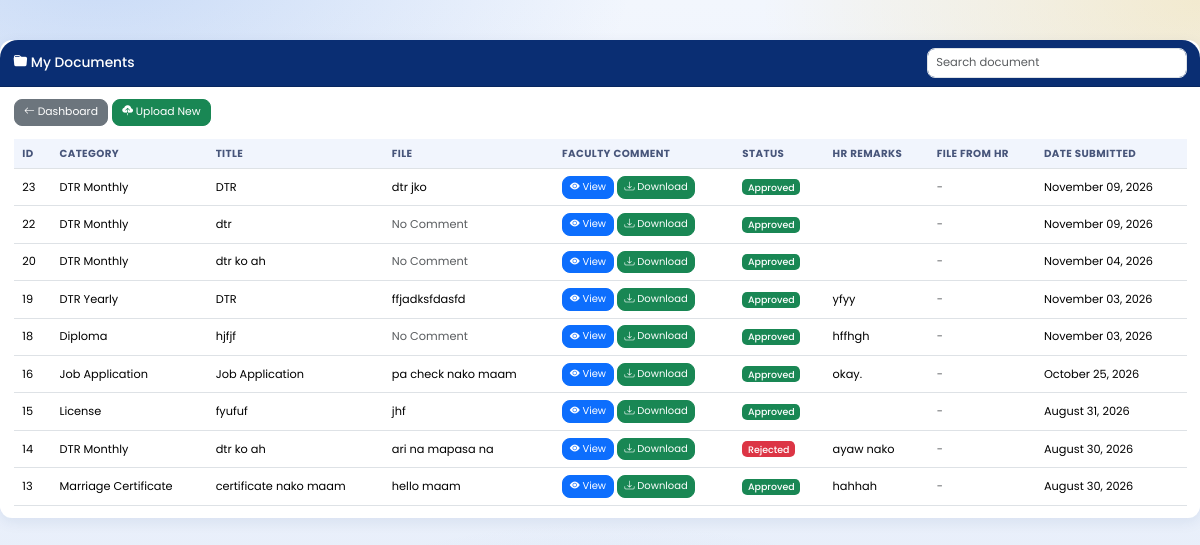
Screenshot of /faculty/my_documents.php (signed in) with the database file from the repository.
### tables this page shows
CREATE TABLE `documents` (
  `document_id` int(11) NOT NULL AUTO_INCREMENT,
  `user_id` int(11) NOT NULL,
  `category_id` int(11) NOT NULL,
  `deadline_id` int(11) DEFAULT NULL,
  `document_title` varchar(255) NOT NULL,
  `faculty_comment` text DEFAULT NULL,
  `file_name` varchar(255) NOT NULL,
  `file_path` varchar(500) NOT NULL,
  `file_size` int(11) DEFAULT NULL,
  `remarks` text DEFAULT NULL,
  `status` varchar(50) DEFAULT 'Pending',
  `is_archived` tinyint(1) NOT NULL DEFAULT 0,
  `submitted_at` timestamp NOT NULL DEFAULT current_timestamp(),
  `hr_remarks` text DEFAULT NULL,
  PRIMARY KEY (`document_id`)
);

CREATE TABLE `document_categories` (
  `category_id` int(11) NOT NULL AUTO_INCREMENT,
  `category_name` varchar(255) NOT NULL,
  PRIMARY KEY (`category_id`)
);

### faculty/my_documents.php (the view, shortened to what this page needs)
<?php
include "../db.php";
$hasReturns = false;
$chkR = mysqli_query($conn,"SHOW TABLES LIKE 'hr_returned_files'");
if($chkR && mysqli_num_rows($chkR) > 0) { $hasReturns = true; }
$user_id=$_SESSION['user_id'];
?>
<!DOCTYPE html>
<html lang="en">
<head>
<link href="https://cdn.jsdelivr.net/npm/bootstrap@5.3.3/dist/css/bootstrap.min.css" rel="stylesheet">
<link href="https://cdn.jsdelivr.net/npm/bootstrap-icons@1.11.3/font/bootstrap-icons.css" rel="stylesheet">
<link rel="stylesheet" href="../assets/ui.css">
</head>
<body>
<div class="container-box">
<div class="card">
<div class="card-header">
<h4 class="mb-0">
<i class="bi bi-folder-fill"></i>
My Documents
</h4>
<input
type="text"
id="searchInput"
class="form-control"
placeholder="Search document">
</div>
<div class="card-body">
<div class="mb-3">
<a href="dashboard.php" class="btn btn-secondary">
<i class="bi bi-arrow-left"></i>
Dashboard
</a>
<a href="upload.php" class="btn btn-success">
<i class="bi bi-cloud-upload-fill"></i>
Upload New
</a>
</div>
<div class="table-responsive">
<table class="table table-hover align-middle" id="documentsTable">
<thead>
<tr>
<th>ID</th>
<th>Category</th>
<th>Title</th>
<th>File</th>
<th>Faculty Comment</th>
<th>Status</th>
<th>HR Remarks</th>
<th>File from HR</th>
<th>Date Submitted</th>
</tr>
</thead>
<tbody>
<?php
$statusSql="";
$query=mysqli_query($conn,"
SELECT
documents.*,
document_categories.category_name
FROM documents
LEFT JOIN document_categories
ON documents.category_id=document_categories.category_id
WHERE documents.user_id='$user_id' $statusSql
ORDER BY documents.document_id DESC
");
while($row=mysqli_fetch_assoc($query))
{
?>
<tr>
<td><?php echo $row['document_id']; ?></td>
<td><?php echo htmlspecialchars($row['category_name']); ?></td>
<td><?php echo htmlspecialchars($row['document_title']); ?></td>
<td>
<?php
if(!empty($row['faculty_comment']))
{
    echo nl2br(htmlspecialchars($row['faculty_comment']));
}
else
{
    echo "<span class='text-muted'>No Comment</span>";
}
?>
</td>
<td>
<a
href="<?php echo $row['file_path']; ?>"
target="_blank"
class="btn btn-primary btn-sm">
<i class="bi bi-eye-fill"></i>
View
</a>
<a
href="<?php echo $row['file_path']; ?>"
download
class="btn btn-success btn-sm">
<i class="bi bi-download"></i>
Download
</a>
</td>
<td>
<?php
if($row['status']=="Approved")
{
    echo "<span class='badge bg-success'>Approved</span>";
}
elseif($row['status']=="Rejected")
{
    echo "<span class='badge bg-danger'>Rejected</span>";
}
elseif($row['status']=="Returned")
{
    echo "<span class='badge bg-warning text-dark'>Returned</span>";
}
else
{
    echo "<span class='badge bg-secondary'>Pending</span>";
}
?>
</td>
<td>
<?php echo htmlspecialchars($row['hr_remarks']); ?>
</td>
<td>
<?php
if($hasReturns)
{
    $rid=(int)$row['document_id'];
    $rf=mysqli_query($conn,"SELECT * FROM hr_returned_files WHERE document_id='$rid' ORDER BY return_id DESC");
    if($rf && mysqli_num_rows($rf)>0)
    {
        while($f=mysqli_fetch_assoc($rf))
        {
            echo "<div class='mb-2'>";
            echo "<a href='".htmlspecialchars($f['file_path'])."' download='".htmlspecialchars($f['file_name'])."' class='btn btn-sm btn-primary'><i class='bi bi-download'></i> ".htmlspecialchars($f['file_name'])."</a>";
            echo "<br><small class='text-muted'>".date('M d, Y',strtotime($f['sent_at']))."</small>";
            if(!empty($f['note'])) echo "<br><small class='fst-italic'>\"".htmlspecialchars($f['note'])."\"</small>";
            echo "</div>";
        }
    }
    else { echo "<span class='text-muted'>-</span>"; }
}
else { echo "<span class='text-muted'>-</span>"; }
?>
</td>
<td>
<?php echo date("F d, Y",strtotime($row['submitted_at'])); ?>
</td>
</tr>
<?php
}
?>
</tbody>
</table>
</div>
</div>
</div>
</div>
</body>
</html>

### assets/ui.css (style rules this page uses)
html { font-size:13.5px !important; }
body { font-size:.92rem; background: radial-gradient(900px 500px at 8% -5%, rgba(91,146,229,.28), transparent 60%), radial-gradient(800px 480px at 100% 0%, rgba(245,180,0,.18), transparent 55%), radial-gradient(900px 600px at 50% 110%, rgba(18,60,146,.16), transparent 60%), linear-gradient(180deg,#f2f6fd 0%,#e4ecf9 100%) !important; background-attachment:fixed !important; }
h4 { font-size:1.02rem !important; }
.stat-card,.chart-card,.card,.profile-card,.card-box { border-radius:12px !important;box-shadow:0 4px 14px rgba(10,46,115,.08) !important; }
.card-body { padding:.9rem 1rem !important; }
.card-header { padding:.6rem 1rem !important;font-size:.9rem; }
.table { font-size:.84rem;margin-bottom:0; }
.table>:not(caption)>*>* { padding:.5rem .65rem !important; }
.table thead th { font-size:.76rem;text-transform:uppercase;letter-spacing:.4px;color:#47557a;background:#f1f5fd !important; }
.btn { font-size:.8rem;padding:.32rem .7rem;border-radius:8px; }
.btn-sm { font-size:.74rem !important;padding:.22rem .5rem !important; }
.form-control,.form-select { font-size:.85rem;padding:.38rem .65rem;border-radius:8px; }
.badge { font-size:.7rem;font-weight:500;padding:.35em .6em; }
.table-responsive { font-size:.84rem; }

### faculty/my_documents.php (style rules this page uses)
* { margin:0; padding:0; box-sizing:border-box; font-family:'Poppins',sans-serif; }
body { background:#eef3fb; }
.container-box { max-width:1200px; margin:40px auto; }
.card { border:none; border-radius:18px; box-shadow:0 8px 20px rgba(0,0,0,.08); }
.card-header { background:#0A2E73; color:#fff; padding:20px; border-radius:18px 18px 0 0 !important; display:flex; justify-content:space-between; align-items:center; }
.form-control { width:260px; }
.table td, .table th { vertical-align:middle; }

### rows the page displays
documents: document_id "23", category.category_name "DTR Monthly", document_title "DTR", faculty_comment "dtr jko", status "Approved", submitted_at "November 09, 2026"
documents: document_id "22", category.category_name "DTR Monthly", document_title "dtr", faculty_comment "No Comment", status "Approved", submitted_at "November 09, 2026"
documents: document_id "20", category.category_name "DTR Monthly", document_title "dtr ko ah", faculty_comment "No Comment", status "Approved", submitted_at "November 04, 2026"
documents: document_id "19", category.category_name "DTR Yearly", document_title "DTR", faculty_comment "ffjadksfdasfd", status "Approved", hr_remarks "yfyy", submitted_at "November 03, 2026"
documents: document_id "18", category.category_name "Diploma", document_title "hjfjf", faculty_comment "No Comment", status "Approved", hr_remarks "hffhgh", submitted_at "November 03, 2026"
documents: document_id "16", category.category_name "Job Application", document_title "Job Application", faculty_comment "pa check nako maam", status "Approved", hr_remarks "okay.", submitted_at "October 25, 2026"
documents: document_id "15", category.category_name "License", document_title "fyufuf", faculty_comment "jhf", status "Approved", submitted_at "August 31, 2026"
documents: document_id "14", category.category_name "DTR Monthly", document_title "dtr ko ah", faculty_comment "ari na mapasa na", status "Rejected", hr_remarks "ayaw nako", submitted_at "August 30, 2026"
documents: document_id "13", category.category_name "Marriage Certificate", document_title "certificate nako maam", faculty_comment "hello maam", status "Approved", hr_remarks "hahhah", submitted_at "August 30, 2026"
